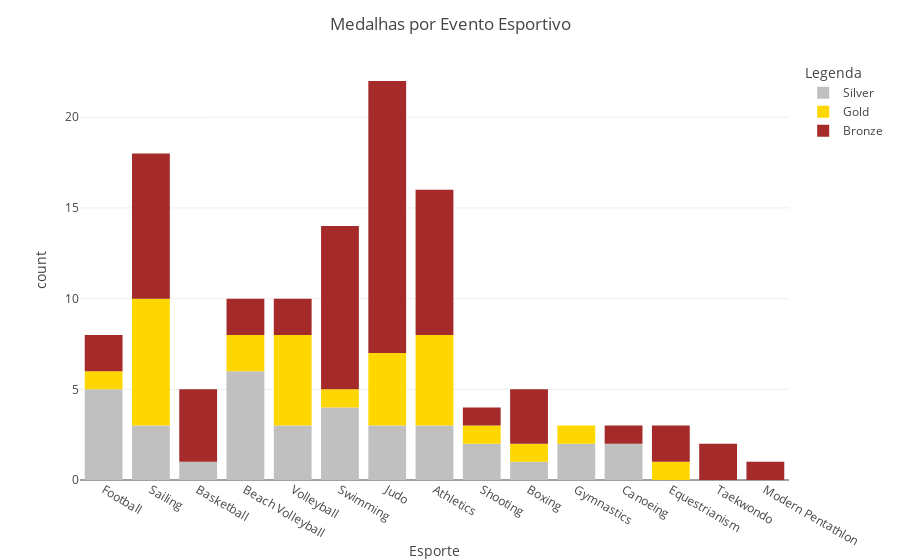

Here is the notebook cell this chart was saved with:
### Markdown cell above
Utilize um gráfico de distribuição (como um histograma, por exemplo) ilustrando a quantidade total de medalhas do Brasil por esporte.

### Code cell
fig = px.histogram(df_medalhistas_brasileiros_no_duplicates, x='Sport', color='Medal', 
                   color_discrete_map={'Gold':'gold','Silver':'silver','Bronze':'brown'}, 
                   template='xgridoff',
                   labels={'Sport': 'Esporte', 'count': 'Total de Medalhas', 'Medal': 'Legenda'})
fig.update_layout(title_text='Medalhas por Evento Esportivo',title_x=0.5) 
fig.show()

### Figure 1 — Plotly figure (JSON) as saved in the notebook; plotly's stock layout.template omitted (floating-point values rounded to 4 significant figures)
{"data": [{"alignmentgroup": "True", "bingroup": "x", "hovertemplate": "Legenda=Silver<br>Esporte=%{x}<br>count=%{y}<extra></extra>", "legendgroup": "Silver", "marker": {"color": "silver", "pattern": {"shape": ""}}, "name": "Silver", "offsetgroup": "Silver", "orientation": "v", "showlegend": true, "type": "histogram", "x": ["Football", "Football", "Sailing", "Basketball", "Football", "Football", "Beach Volleyball", "Volleyball", "Volleyball", "Volleyball", "Football", "Beach Volleyball", "Beach Volleyball", "Beach Volleyball", "Swimming", "Swimming", "Judo", "Athletics", "Shooting", "Athletics", "Boxing", "Judo", "Gymnastics", "Swimming", "Sailing", "Swimming", "Athletics", "Canoeing", "Canoeing", "Beach Volleyball", "Beach Volleyball", "Sailing", "Judo", "Shooting", "Gymnastics"], "xaxis": "x", "yaxis": "y"}, {"alignmentgroup": "True", "bingroup": "x", "hovertemplate": "Legenda=Gold<br>Esporte=%{x}<br>count=%{y}<extra></extra>", "legendgroup": "Gold", "marker": {"color": "gold", "pattern": {"shape": ""}}, "name": "Gold", "offsetgroup": "Gold", "orientation": "v", "showlegend": true, "type": "histogram", "x": ["Volleyball", "Beach Volleyball", "Volleyball", "Volleyball", "Volleyball", "Sailing", "Athletics", "Judo", "Volleyball", "Swimming", "Boxing", "Athletics", "Athletics", "Athletics", "Football", "Beach Volleyball", "Sailing", "Sailing", "Sailing", "Athletics", "Judo", "Judo", "Shooting", "Sailing", "Equestrianism", "Sailing", "Sailing", "Judo", "Gymnastics"], "xaxis": "x", "yaxis": "y"}, {"alignmentgroup": "True", "bingroup": "x", "hovertemplate": "Legenda=Bronze<br>Esporte=%{x}<br>count=%{y}<extra></extra>", "legendgroup": "Bronze", "marker": {"color": "brown", "pattern": {"shape": ""}}, "name": "Bronze", "offsetgroup": "Bronze", "orientation": "v", "showlegend": true, "type": "histogram", "x": ["Basketball", "Football", "Football", "Basketball", "Basketball", "Basketball", "Volleyball", "Boxing", "Shooting", "Swimming", "Swimming", "Judo", "Judo", "Judo", "Swimming", "Swimming", "Sailing", "Sailing", "Athletics", "Athletics", "Judo", "Judo", "Judo", "Judo", "Athletics", "Equestrianism", "Equestrianism", "Athletics", "Athletics", "Athletics", "Athletics", "Boxing", "Swimming", "Swimming", "Volleyball", "Beach Volleyball", "Taekwondo", "Sailing", "Boxing", "Sailing", "Sailing", "Sailing", "Judo", "Judo", "Judo", "Judo", "Beach Volleyball", "Judo", "Modern Pentathlon", "Judo", "Swimming", "Swimming", "Sailing", "Judo", "Sailing", "Athletics", "Judo", "Canoeing", "Swimming", "Taekwondo"], "xaxis": "x", "yaxis": "y"}], "layout": {"autosize": true, "barmode": "relative", "legend": {"title": {"text": "Legenda"}, "tracegroupgap": 0}, "margin": {"t": 60}, "title": {"text": "Medalhas por Evento Esportivo", "x": 0.5}, "xaxis": {"anchor": "y", "autorange": true, "domain": [0, 1], "range": [-0.5, 14.5], "title": {"text": "Esporte"}, "type": "category"}, "yaxis": {"anchor": "x", "autorange": true, "domain": [0, 1], "range": [0, 23.16], "title": {"text": "count"}}}}
